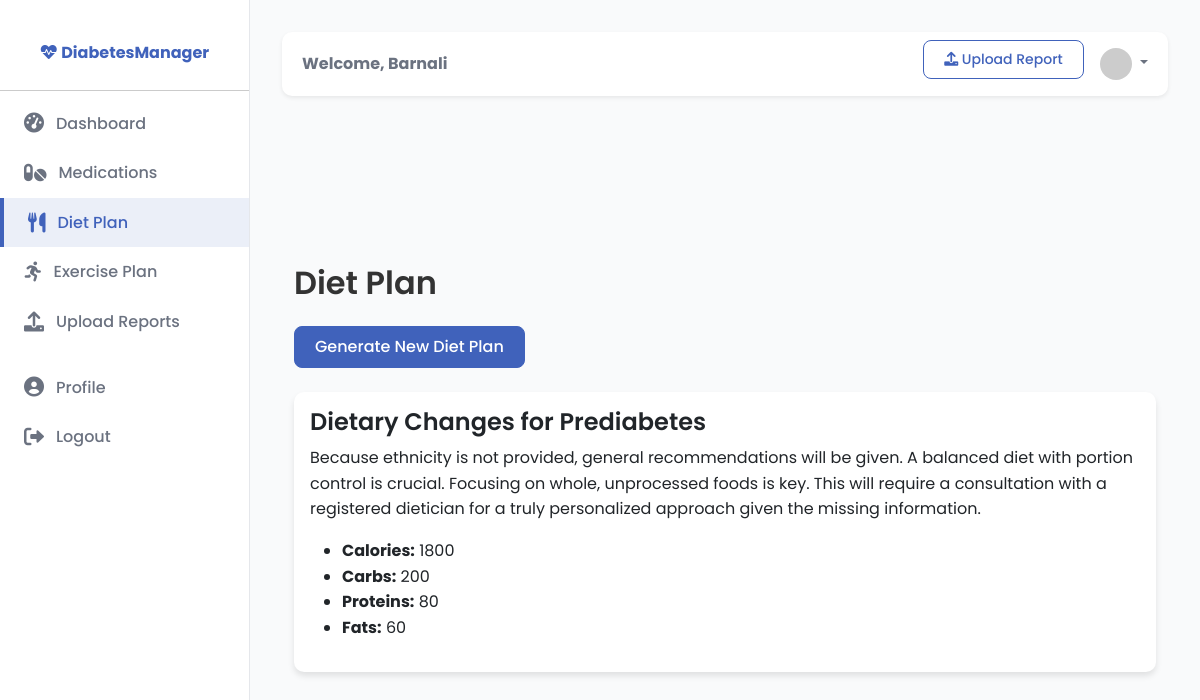
/diet-plan (signed in), run on the app's committed database.
### models.py (models this page shows, shortened)
class User(UserMixin, db.Model):
    id = db.Column(db.Integer, primary_key=True)
    username = db.Column(db.String(64), unique=True, nullable=False)
    email = db.Column(db.String(120), unique=True, nullable=False)
    password_hash = db.Column(db.String(256), nullable=False)
    first_name = db.Column(db.String(64))
    last_name = db.Column(db.String(64))
    age = db.Column(db.Integer)
    gender = db.Column(db.String(20))
    height = db.Column(db.Float)
    weight = db.Column(db.Float)
    diabetes_type = db.Column(db.String(20))
    ethnicity = db.Column(db.String(64))
    diagnosed_date = db.Column(db.Date)
    created_at = db.Column(db.DateTime, default=datetime.utcnow)
    blood_sugar_entries = db.relationship('BloodSugarEntry', backref='user', lazy=True, cascade="all, delete-orphan")
    medical_records = db.relationship('MedicalRecord', backref='user', lazy=True, cascade="all, delete-orphan")
    medications = db.relationship('Medication', backref='user', lazy=True, cascade="all, delete-orphan")
    diet_plans = db.relationship('DietPlan', backref='user', lazy=True, cascade="all, delete-orphan")
    exercise_plans = db.relationship('ExercisePlan', backref='user', lazy=True, cascade="all, delete-orphan")
    report_analyses = db.relationship('ReportAnalysis', backref='user', lazy=True, cascade="all, delete-orphan")
    questionnaires = db.relationship('Questionnaire', backref='user', lazy=True, cascade="all, delete-orphan")

class DietPlan(db.Model):
    id = db.Column(db.Integer, primary_key=True)
    user_id = db.Column(db.Integer, db.ForeignKey('user.id'), nullable=False)
    title = db.Column(db.String(128), nullable=False)
    description = db.Column(db.Text)
    calories = db.Column(db.Integer)
    carbs = db.Column(db.Integer)
    proteins = db.Column(db.Integer)
    fats = db.Column(db.Integer)
    created_at = db.Column(db.DateTime, default=datetime.utcnow)
    meals = db.relationship('Meal', backref='diet_plan', lazy=True, cascade="all, delete-orphan")

### routes.py (the view, shortened to what this page needs)
@app.route('/diet-plan', methods=['GET', 'POST'])
@login_required
def diet_plan():
    diet_plan = DietPlan.query.filter_by(user_id=current_user.id).order_by(DietPlan.created_at.desc()).first()
    return render_template("diet_plan.html", diet_plan=diet_plan)

### app.py (called while the page is built)
@login_manager.user_loader
def load_user(user_id):
    from models import User
    return db.session.get(User, int(user_id))

### templates/diet_plan.html (shortened to what this page needs)
{% extends "layout.html" %}
{% block content %}
<div class="container mt-5">
  <h2 class="mb-4">Diet Plan</h2>
  <form method="post">
    <button type="submit" class="btn btn-primary mb-4">Generate New Diet Plan</button>
  </form>
  {% if diet_plan %}
  <div class="card">
    <div class="card-body">
      <h4 class="card-title">{{ diet_plan.title }}</h4>
      <p>{{ diet_plan.description }}</p>
      <ul>
        <li><strong>Calories:</strong> {{ diet_plan.calories }}</li>
        <li><strong>Carbs:</strong> {{ diet_plan.carbs }}</li>
        <li><strong>Proteins:</strong> {{ diet_plan.proteins }}</li>
        <li><strong>Fats:</strong> {{ diet_plan.fats }}</li>
      </ul>
    </div>
  </div>
  {% else %}
    <p>No diet plan available yet.</p>
  {% endif %}
</div>
{% endblock %}

### templates/layout.html (shortened to what this page needs)
<!DOCTYPE html>
<html lang="en">
<head>
    <link href="https://cdn.jsdelivr.net/npm/bootstrap@5.3.0-alpha1/dist/css/bootstrap.min.css" rel="stylesheet">
    <link rel="stylesheet" href="https://cdnjs.cloudflare.com/ajax/libs/font-awesome/6.0.0/css/all.min.css">
    <link rel="stylesheet" href="{{ url_for('static', filename='css/styles.css') }}">
</head>
<body>
    {% if current_user.is_authenticated %}
    <div class="sidebar">
        <div class="text-center my-4">
            <a href="{{ url_for('dashboard') }}" class="navbar-brand">
                <i class="fas fa-heartbeat text-primary"></i> DiabetesManager
            </a>
        </div>
        <hr class="my-2">
        <ul class="nav flex-column">
            <li class="nav-item">
                <a href="{{ url_for('dashboard') }}" class="sidebar-link {% if request.endpoint == 'dashboard' %}active{% endif %}">
                    <i class="fas fa-tachometer-alt"></i>
                    <span>Dashboard</span>
                </a>
            </li>
            <li class="nav-item">
                <a href="{{ url_for('medications') }}" class="sidebar-link {% if request.endpoint == 'medications' %}active{% endif %}">
                    <i class="fas fa-pills"></i>
                    <span>Medications</span>
                </a>
            </li>
            <li class="nav-item">
                <a href="{{ url_for('diet_plan') }}" class="sidebar-link {% if request.endpoint == 'diet_plan' %}active{% endif %}">
                    <i class="fas fa-utensils"></i>
                    <span>Diet Plan</span>
                </a>
            </li>
            <li class="nav-item">
                <a href="{{ url_for('exercise_plan') }}" class="sidebar-link {% if request.endpoint == 'exercise_plan' %}active{% endif %}">
                    <i class="fas fa-running"></i>
                    <span>Exercise Plan</span>
                </a>
            </li>
            <li class="nav-item">
                <a href="{{ url_for('upload') }}" class="sidebar-link {% if request.endpoint == 'upload' %}active{% endif %}">
                    <i class="fas fa-upload"></i>
                    <span>Upload Reports</span>
                </a>
            </li>
            <li class="nav-item mt-3">
                <a href="{{ url_for('profile') }}" class="sidebar-link {% if request.endpoint == 'profile' %}active{% endif %}">
                    <i class="fas fa-user-circle"></i>
                    <span>Profile</span>
                </a>
            </li>
            <li class="nav-item">
                <a href="{{ url_for('logout') }}" class="sidebar-link">
                    <i class="fas fa-sign-out-alt"></i>
                    <span>Logout</span>
                </a>
            </li>
        </ul>
    </div>
    <div class="content-wrapper">
        <nav class="navbar navbar-expand-lg navbar-light bg-white mb-4 rounded shadow-sm">
            <div class="container-fluid">
                <div class="collapse navbar-collapse" id="navbarSupportedContent">
                    <ul class="navbar-nav me-auto">
                        <li class="nav-item">
                            <span class="nav-link">
                                <strong>Welcome, {{ current_user.first_name or current_user.username }}</strong>
                            </span>
                        </li>
                    </ul>
                    <ul class="navbar-nav">
                        <li class="nav-item">
                            <a href="{{ url_for('upload') }}" class="btn btn-outline-primary btn-sm me-2">
                                <i class="fas fa-upload"></i> Upload Report
                            </a>
                        </li>
                        <li class="nav-item dropdown">
                            <a class="nav-link dropdown-toggle" href="#" id="navbarDropdown" role="button" data-bs-toggle="dropdown">
                                <img src="https://ui-avatars.com/api/?name={{ current_user.first_name or current_user.username }}&background=4062bb&color=fff"
                                     class="rounded-circle" width="32" height="32">
                            </a>
                        </li>
                    </ul>
                </div>
            </div>
        </nav>
    {% endif %}
    <div class="container mt-3">
    </div>
    {% if current_user.is_authenticated %}
        {% block content %}{% endblock %}
    {% else %}
        <div class="container">
            {% block public_content %}{% endblock %}
        </div>
    {% endif %}
</body>
</html>

### static/css/styles.css (style rules this page uses)
:root { --primary-color: #4062bb; --secondary-color: #5a9367; --tertiary-color: #f9c74f; --dark-blue: #1a2b4a; --light-blue: #69b3e7; --success-color: #2fad66; --warning-color: #eab308; --danger-color: #dc2626; --light-gray: #f3f4f6; --gray: #e5e7eb; --dark-gray: #6b7280; --white: #ffffff; --black: #000000; --border-radius: 10px; --box-shadow: 0 4px 6px rgba(0, 0, 0, 0.1); --transition: all 0.3s ease; }
body { font-family: 'Poppins', 'Segoe UI', Tahoma, Geneva, Verdana, sans-serif; line-height: 1.6; color: #333; background-color: #f9fafb; }
a { color: var(--primary-color); text-decoration: none; transition: var(--transition); }
.container { padding-top: 2rem; padding-bottom: 2rem; }
.card { border-radius: var(--border-radius); box-shadow: var(--box-shadow); transition: var(--transition); border: none; overflow: hidden; margin-bottom: 1.5rem; }
h1, h2, h3, h4, h5, h6 { margin-bottom: 1rem; font-weight: 600; line-height: 1.2; }
.btn { border-radius: 8px; padding: 0.5rem 1.25rem; transition: var(--transition); font-weight: 500; }
.btn-primary { background-color: var(--primary-color); border-color: var(--primary-color); }
.btn-outline-primary { color: var(--primary-color); border-color: var(--primary-color); }
.navbar { background-color: var(--white); box-shadow: 0 2px 4px rgba(0, 0, 0, 0.08); }
.navbar-brand { font-weight: 700; color: var(--primary-color); }
.nav-link { font-weight: 500; color: var(--dark-gray); padding: 0.5rem 1rem; transition: var(--transition); }
.sidebar { background-color: var(--white); border-right: 1px solid var(--gray); height: 100vh; position: fixed; width: 250px; z-index: 1000; padding-top: 1rem; transition: var(--transition); }
.sidebar-link { display: flex; align-items: center; padding: 0.75rem 1.5rem; color: var(--dark-gray); transition: var(--transition); font-weight: 500; }
.sidebar-link:hover, .sidebar-link.active { background-color: rgba(64, 98, 187, 0.1); color: var(--primary-color); border-left: 4px solid var(--primary-color); }
.sidebar-link i { margin-right: 0.75rem; font-size: 1.25rem; }
.content-wrapper { margin-left: 250px; padding: 2rem; transition: var(--transition); }
.text-primary { color: var(--primary-color) !important; }
.rounded { border-radius: var(--border-radius) !important; }

### data on the page
User: first_name "Barnali"
DietPlan: title "Dietary Changes for Prediabetes", description "Because ethnicity is not provided, general recommendations will be given. A balanced diet with portion control is crucial. Focusing on whole, unprocessed foods is key. This will require a consultation with a registered dietician for a truly personalized approach given the missing information.", calories "1800", carbs "200", proteins "80", fats "60"
